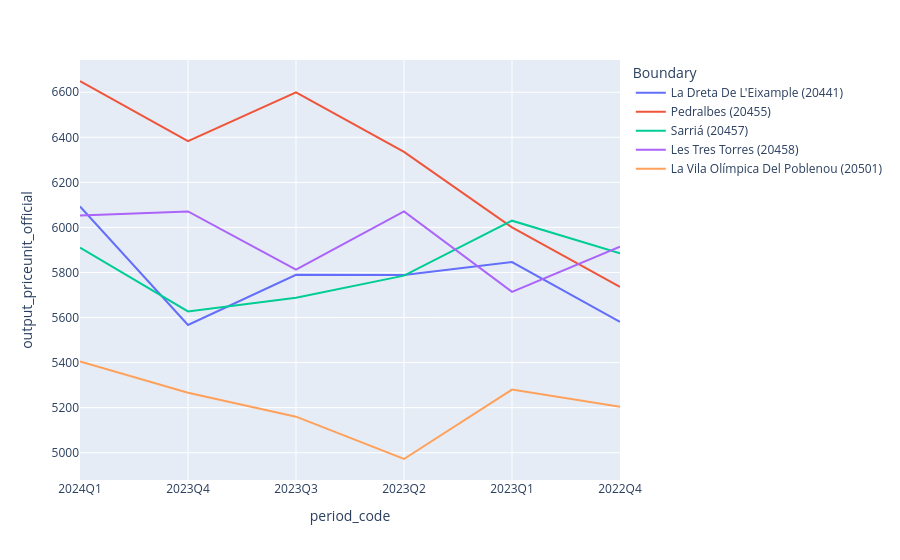

Notebook code cell kept with this figure:
### Code cell
kpis = Indicators().request(
    boundary_id=",".join([str(b) for b in selection]),
    start_date='2007-01-01',
    sort_by='period_code',
    ascending=0
    
)

kpis.df['Boundary'] = kpis.df.apply(lambda x: f"{x['boundary_name']} ({x['boundary_id']})", axis=1)

fig = px.line(kpis.df.reset_index(), x="period_code", y="output_priceunit_official", color="Boundary")
fig.show()

kpis.df

### Figure 1 — Plotly figure (JSON) as saved in the notebook; plotly's stock layout.template omitted (floating-point values rounded to 4 significant figures)
{"data": [{"hovertemplate": "Boundary=La Dreta De L'Eixample (20441)<br>period_code=%{x}<br>output_priceunit_official=%{y}<extra></extra>", "legendgroup": "La Dreta De L'Eixample (20441)", "line": {"color": "#636efa", "dash": "solid"}, "marker": {"symbol": "circle"}, "mode": "lines", "name": "La Dreta De L'Eixample (20441)", "orientation": "v", "showlegend": true, "type": "scatter", "x": ["2024Q1", "2023Q4", "2023Q3", "2023Q2", "2023Q1", "2022Q4"], "xaxis": "x", "y": [6093, 5567, 5790, 5789, 5846, 5581], "yaxis": "y"}, {"hovertemplate": "Boundary=Pedralbes (20455)<br>period_code=%{x}<br>output_priceunit_official=%{y}<extra></extra>", "legendgroup": "Pedralbes (20455)", "line": {"color": "#EF553B", "dash": "solid"}, "marker": {"symbol": "circle"}, "mode": "lines", "name": "Pedralbes (20455)", "orientation": "v", "showlegend": true, "type": "scatter", "x": ["2024Q1", "2023Q4", "2023Q3", "2023Q2", "2023Q1", "2022Q4"], "xaxis": "x", "y": [6650, 6383, 6600, 6335, 6000, 5736], "yaxis": "y"}, {"hovertemplate": "Boundary=Sarriá (20457)<br>period_code=%{x}<br>output_priceunit_official=%{y}<extra></extra>", "legendgroup": "Sarriá (20457)", "line": {"color": "#00cc96", "dash": "solid"}, "marker": {"symbol": "circle"}, "mode": "lines", "name": "Sarriá (20457)", "orientation": "v", "showlegend": true, "type": "scatter", "x": ["2024Q1", "2023Q4", "2023Q3", "2023Q2", "2023Q1", "2022Q4"], "xaxis": "x", "y": [5910, 5627, 5688, 5786, 6030, 5885], "yaxis": "y"}, {"hovertemplate": "Boundary=Les Tres Torres (20458)<br>period_code=%{x}<br>output_priceunit_official=%{y}<extra></extra>", "legendgroup": "Les Tres Torres (20458)", "line": {"color": "#ab63fa", "dash": "solid"}, "marker": {"symbol": "circle"}, "mode": "lines", "name": "Les Tres Torres (20458)", "orientation": "v", "showlegend": true, "type": "scatter", "x": ["2024Q1", "2023Q4", "2023Q3", "2023Q2", "2023Q1", "2022Q4"], "xaxis": "x", "y": [6053, 6071, 5813, 6071, 5714, 5915], "yaxis": "y"}, {"hovertemplate": "Boundary=La Vila Olímpica Del Poblenou (20501)<br>period_code=%{x}<br>output_priceunit_official=%{y}<extra></extra>", "legendgroup": "La Vila Olímpica Del Poblenou (20501)", "line": {"color": "#FFA15A", "dash": "solid"}, "marker": {"symbol": "circle"}, "mode": "lines", "name": "La Vila Olímpica Del Poblenou (20501)", "orientation": "v", "showlegend": true, "type": "scatter", "x": ["2024Q1", "2023Q4", "2023Q3", "2023Q2", "2023Q1", "2022Q4"], "xaxis": "x", "y": [5405, 5266, 5160, 4972, 5280, 5204], "yaxis": "y"}], "layout": {"autosize": true, "legend": {"title": {"text": "Boundary"}, "tracegroupgap": 0}, "margin": {"t": 60}, "xaxis": {"anchor": "y", "autorange": true, "domain": [0, 1], "range": [0, 5], "title": {"text": "period_code"}, "type": "category"}, "yaxis": {"anchor": "x", "autorange": true, "domain": [0, 1], "range": [4879.0, 6743.0], "title": {"text": "output_priceunit_official"}, "type": "linear"}}}
